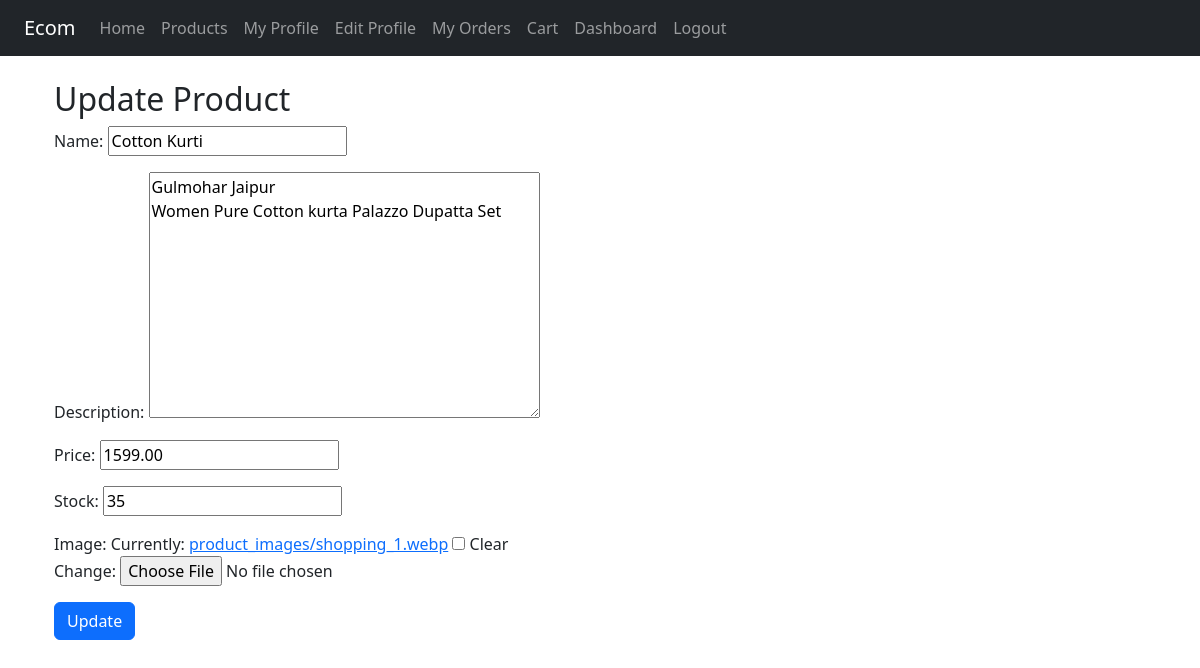
The app's page /products/update/1/ (signed in) with its own data.
### store/models.py (models this page shows, shortened)
class Product(models.Model):
    name = models.CharField(max_length=100)
    description = models.TextField()
    price = models.DecimalField(max_digits=10, decimal_places=2)
    stock = models.IntegerField()
    image = models.ImageField(upload_to='product_images/', blank=True, null=True)
    class Meta:
        ordering = ['name']

### store/views.py (the view)
# urls.py: path('products/update/<int:pk>/', views.update_product, name='update_product'),
@login_required
def update_product(request, pk):
    product = get_object_or_404(Product, pk=pk)
    form = ProductForm(request.POST or None, request.FILES or None, instance=product)
    if form.is_valid():
        form.save()
        return redirect('products_view')
    return render(request, 'update_product.html', {'form': form})

### store/forms.py
class ProductForm(forms.ModelForm):
    class Meta:
        model = Product
        fields = ['name', 'description', 'price', 'stock','image']

### store/templates/update_product.html (shortened to what this page needs)
{% extends 'base.html' %}
{% block content %}
<div class="container mt-4">
  <h2>Update Product</h2>
  <form method="POST" enctype="multipart/form-data">
    {{ form.as_p }}
    <button type="submit" class="btn btn-primary">Update</button>
  </form>
</div>
{% endblock %}

### records on screen
Product: name "Cotton Kurti", description "Gulmohar Jaipur Women Pure Cotton kurta Palazzo Dupatta Set", price "1599.00", stock "35"
